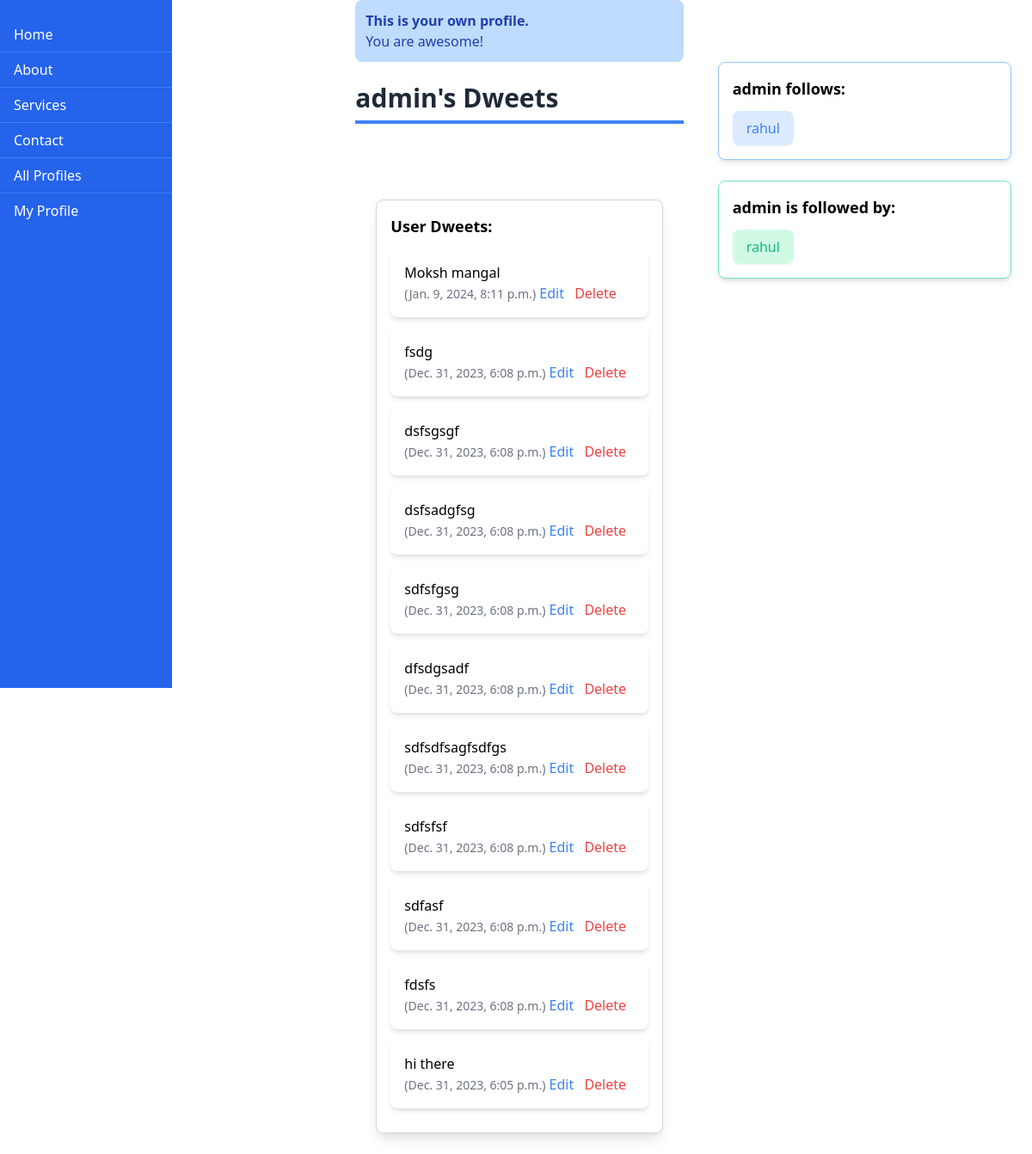
/profile/1/ (signed in), run on an earlier commit of the app's database.
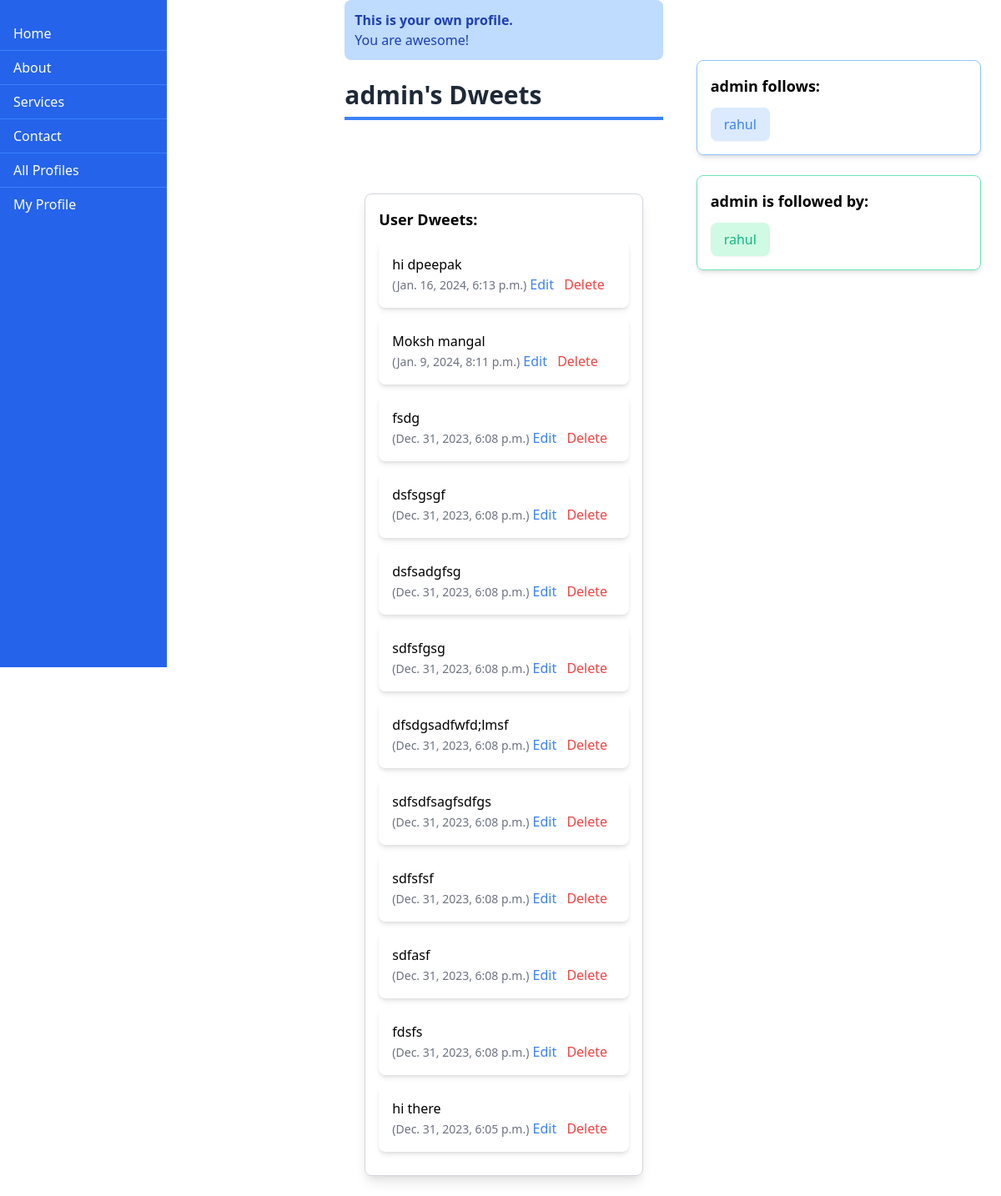
And on a later commit of the database.
### dwitter/models.py (models this page shows, shortened)
class Dweet(models.Model):
    user = models.ForeignKey(
        User, related_name="dweets", on_delete=models.CASCADE
    )
    body = models.CharField(max_length=140)
    created_at = models.DateTimeField(auto_now_add=True)
    likes = models.ManyToManyField(User, related_name='blog_posts')

class Profile(models.Model):
    user = models.OneToOneField(User, on_delete=models.CASCADE)
    follows = models.ManyToManyField(
        "self",
        related_name="followed_by",
        symmetrical=False,
        blank=True,
    )
    def __str__(self):
        return self.user.username

### dwitter/views.py (the view, shortened to what this page needs)
# urls.py: path("profile/<int:pk>/", profile, name="profile"),
@login_required(login_url='dwitter:login')
def profile(request, pk):
    print(pk, request.user.pk)
    if not hasattr(request.user, 'profile'):
        missing_profile = Profile(user=request.user.profile)
        missing_profile.save()
    profile = Profile.objects.get(pk=pk)
    my_dweets = Dweet.objects.filter(
        user = profile.user
    ).order_by("-created_at")
    return render(request, "dwitter/profile.html", {"profile" : profile, "dweets" : my_dweets})

### dwitter/templates/dwitter/profile.html (shortened to what the changed rows need)
{% extends 'base.html' %}
{% block content %}
<div class="grid grid-cols-3 gap-4">
    <div class="flex-1 ml-2">
        <h1 class="text-3xl font-semibold text-gray-800 border-b-4 border-blue-500 py-2 mb-6">{{ profile.user.username }}'s Dweets</h1>
        <div class="mt-8 p-6">
            <div class="mt-8 border border-gray-300 rounded-lg shadow-lg p-4">
                {% for dweet in dweets %}
                    <div class="mb-3 bg-white rounded-lg shadow-md p-4">
                        <p>{{ dweet.body }}</p>
                        <span class="text-sm text-gray-500">({{ dweet.created_at }})</span>
                        {% if user.is_authenticated and dweet.user == user %}
                            <a href="{% url 'dwitter:edit_dweet' dweet.id %}" class="text-blue-500 mr-2">Edit</a>
                            <a href="{% url 'dwitter:delete_dweet' dweet.id %}" class="text-red-500">Delete</a>
                        {% endif %}
                    </div>
                {% endfor %}
            </div>
        </div>
    </div>
    <div class="mt-8 p-6">
        <div class="mt-4 border border-blue-300 rounded-lg shadow-md p-4">
            <ul class="grid grid-cols-2 gap-4">
                {% for following in profile.follows.all %}
                    {% if following != profile %}
                        <li>
                            <a href="{% url 'dwitter:profile' following.id %}" class="inline-block py-2 px-4 bg-blue-100 hover:bg-blue-200 rounded-lg shadow-sm transition duration-300">
                                <span class="text-blue-500">{{ following }}</span>
                            </a>
                        </li>
                    {% endif %}
                {% endfor %}
            </ul>
        </div>
        <div class="mt-6 border border-green-300 rounded-lg shadow-md p-4">
            <ul class="grid grid-cols-2 gap-4">
                {% for follower in profile.followed_by.all %}
                    {% if follower != profile %}
                        <li>
                            <a href="{% url 'dwitter:profile' follower.id %}" class="inline-block py-2 px-4 bg-green-100 hover:bg-green-200 rounded-lg shadow-sm transition duration-300">
                                <span class="text-green-500">{{ follower }}</span>
                            </a>
                        </li>
                    {% endif %}
                {% endfor %}
            </ul>
        </div>
    </div>
</div>
{% endblock content %}

What changed in the data, as far as the page shows it:
added Dweet: body "hi dpeepak", created_at "Jan. 16, 2024, 6:13 p.m.", shows "Edit"
changed Dweet: body "dfsdgsadf" → "dfsdgsadfwfd;lmsf"
